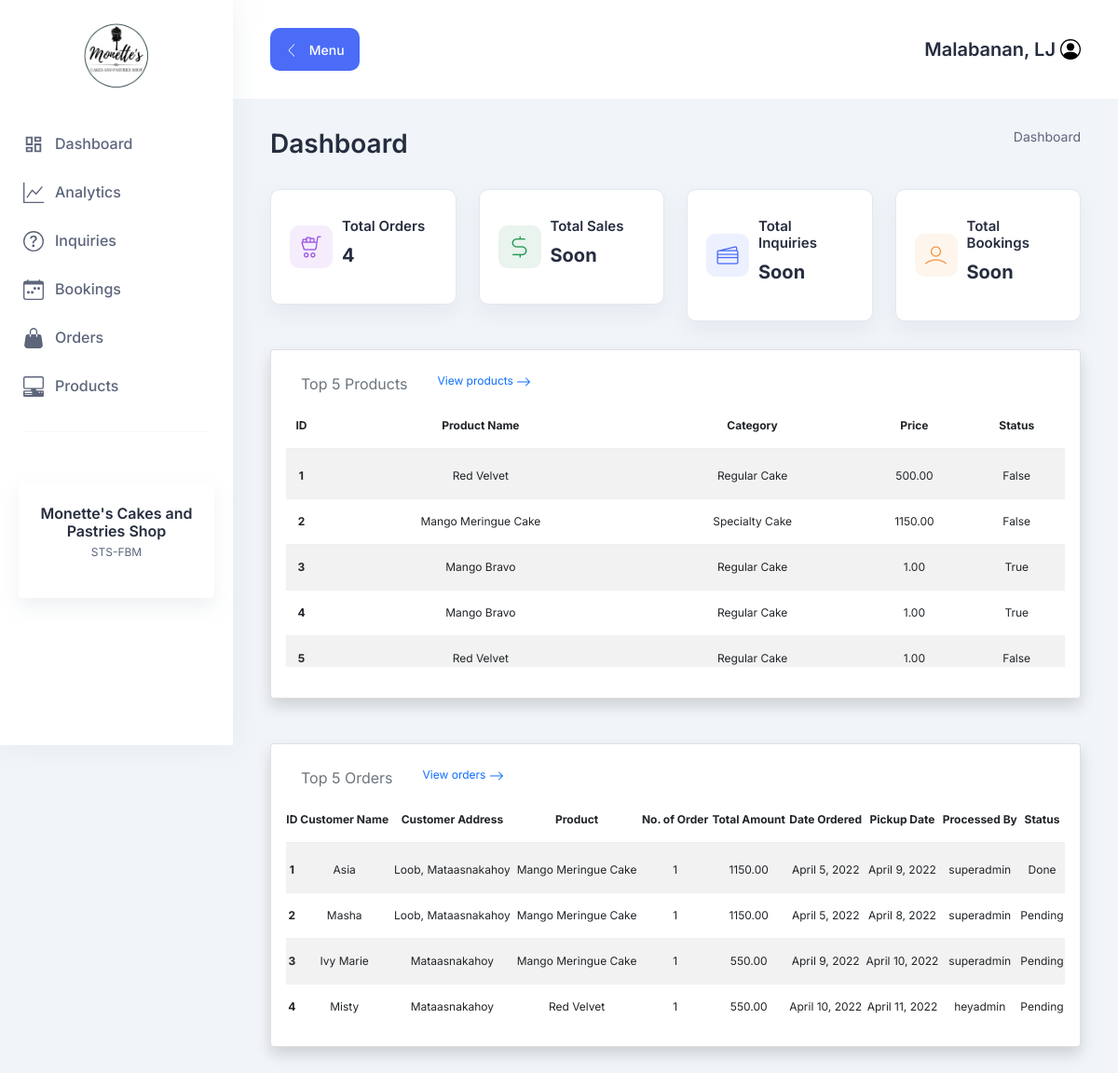
Screenshot of / (signed in) with the database file from the repository.
### accounts/models.py (models this page shows)
class User(AbstractUser):
    status = (
        ("Active" , "Active"),
        ("Inactive" , "Inactive"),
    )
    is_admin = models.BooleanField(default=False)
    is_staff = models.BooleanField(default=False)
    status = models.BooleanField(default=True)

### products/models.py (models this page shows)
class Products(models.Model):
    status = (
        ("Available" , "Available"),
        ("Not Available" , "Not Available"),
    )
    product_name = models.CharField(max_length=255)
    category = models.ForeignKey(Category, on_delete=models.CASCADE)
    price = models.DecimalField(max_digits=10, decimal_places=2)
    size = models.CharField(max_length=255, default=0)
    status = models.BooleanField(default=True)
    class Meta:
        verbose_name = "Products"
    def __str__(self):
        return self.product_name

class Category(models.Model):
    category = models.CharField(max_length=255)
    status = models.BooleanField(default=True)
    class Meta:
        verbose_name = "Category"
    def __str__(self):
        return self.category

### orders/models.py (models this page shows, shortened)
class Orders(models.Model):
    status = (
        ("Pending" , "Pending"),
        ("Done" , "Done"),
        ("Cancelled" , "Cancelled"),
        ("Late" , "Late")
    )
    customer_name = models.CharField(max_length=255)
    customer_address = models.CharField(max_length=255)
    products = models.ForeignKey(Products, on_delete=models.CASCADE)
    no_of_order = models.IntegerField()
    total_amount = models.DecimalField(max_digits=10, decimal_places=2)
    date_ordered = models.DateField(auto_now_add=True)
    pickup_date = models.DateField(auto_now_add=False)
    processed_by = models.CharField(max_length=255)
    notes = models.TextField()
    status = models.CharField(max_length=255, choices=status)
    class Meta:
        verbose_name = "Orders"

### dashboard/views.py (the view)
# urls.py: path("", homepage, name="homepage"),
@login_required
def homepage(request):
    template_name = "dashboard/homepage.html"
    orders = Orders.objects.all()[:5]
    products = Products.objects.all()[:5]
    total_orders = Orders.objects.all().count()
    context = {
        "orders" : orders,
        "products" : products,
        "total_orders" : total_orders
    }
    return render(request, template_name, context)

### dashboard/templates/dashboard/homepage.html
{% extends 'base.html' %} {% block body %}
<section class="section">
  <div class="container-fluid">
    <div class="title-wrapper pt-30">
      <div class="row align-items-center">
        <div class="col-md-6">
          <div class="title mb-30">
            <h2>Dashboard</h2>
          </div>
        </div>
        <div class="col-md-6">
          <div class="breadcrumb-wrapper mb-30">
            <nav aria-label="breadcrumb">
              <ol class="breadcrumb">
                <li class="breadcrumb-item">
                  <a href="/">Dashboard</a>
                </li>
              </ol>
            </nav>
          </div>
        </div>
      </div>
    </div>
    <div class="row">
      <div class="col-xl-3 col-lg-4 col-sm-6">
        <div class="icon-card mb-30">
          <div class="icon purple">
            <i class="lni lni-cart-full"></i>
          </div>
          <div class="content">
            <h6 class="mb-10">Total Orders</h6>
            <h3 class="text-bold mb-10">{{total_orders}}</h3>
          </div>
        </div>
      </div>
      <div class="col-xl-3 col-lg-4 col-sm-6">
        <div class="icon-card mb-30">
          <div class="icon success">
            <i class="lni lni-dollar"></i>
          </div>
          <div class="content">
            <h6 class="mb-10">Total Sales</h6>
            <h3 class="text-bold mb-10">Soon</h3>
          </div>
        </div>
      </div>
      <div class="col-xl-3 col-lg-4 col-sm-6">
        <div class="icon-card mb-30">
          <div class="icon primary">
            <i class="lni lni-credit-cards"></i>
          </div>
          <div class="content">
            <h6 class="mb-10">Total Inquiries</h6>
            <h3 class="text-bold mb-10">Soon</h3>
          </div>
        </div>
      </div>
      <div class="col-xl-3 col-lg-4 col-sm-6">
        <div class="icon-card mb-30">
          <div class="icon orange">
            <i class="lni lni-user"></i>
          </div>
          <div class="content">
            <h6 class="mb-10">Total Bookings</h6>
            <h3 class="text-bold mb-10">Soon</h3>
          </div>
        </div>
      </div>
    </div>
    <div class="dashboard-products">
      {% include "dashboard/products.html" %}
    </div>
    <div class="dashboard-orders mt-5">
      {% include "dashboard/orders.html" %}
    </div>
  </div>
</section>
{% endblock %}

### templates/navbar.html (shortened to what this page needs)
<header class="header">
  <div class="container-fluid">
    <div class="row">
      <div class="col-lg-5 col-md-5 col-6">
        <div class="header-left d-flex align-items-center">
          <div class="menu-toggle-btn mr-20">
            <button id="menu-toggle" class="main-btn primary-btn btn-hover">
              <i class="lni lni-chevron-left me-2"></i> Menu
            </button>
          </div>
        </div>
      </div>
      <div class="col-lg-7 col-md-7 col-6">
        <div class="header-right">
          <div class="profile-box ml-15">
            <button
              class="dropdown-toggle bg-transparent border-0"
              type="button"
              id="profile"
              data-bs-toggle="dropdown"
              aria-expanded="false"
            >
              <div class="profile-info">
                <div class="info">
                  <h4>{{user.last_name}}, {{user.first_name}}</h4>
                </div>
              </div>
            </button>
          </div>
        </div>
      </div>
    </div>
  </div>
</header>

### dashboard/templates/dashboard/products.html
<div class="card shadow rounded" style="font-size: 12px;">
  <div class="card-body">
    <table class="table table-striped">
      <ul class="nav">
        <li class="nav-item">
          <p class="nav-link active text-muted">Top 5 Products</p>
        </li>
        <li class="nav-item">
          <a class="nav-link text-decoration-none" href="{% url "products-list" %}">
            View products
            <svg xmlns="http://www.w3.org/2000/svg" width="16" height="16" fill="currentColor" class="bi bi-arrow-right" viewBox="0 0 16 16">
              <path fill-rule="evenodd" d="M1 8a.5.5 0 0 1 .5-.5h11.793l-3.147-3.146a.5.5 0 0 1 .708-.708l4 4a.5.5 0 0 1 0 .708l-4 4a.5.5 0 0 1-.708-.708L13.293 8.5H1.5A.5.5 0 0 1 1 8z"/>
            </svg>
          </a>
        </li>
      </ul>
      <thead>
        <tr class="text-center">
          <th scope="col">ID</th>
          <th scope="col">Product Name</th>
          <th scope="col">Category</th>
          <th scope="col">Price</th>
          <th scope="col">Status</th>
        </tr>
      </thead>
      <tbody>
        {% for list in products %}
          <tr class="text-center">
            <th scope="row">{{forloop.counter}}</th>
            <td>{{list.product_name}}</td>
            <td>{{list.category}}</td>
            <td>{{list.price}}</td>
            <td>{{list.status}}</td>
          </tr>
        {% endfor %}
        </tbody>
  </table>
</div>

### dashboard/templates/dashboard/orders.html
<div class="card shadow rounded" style="font-size:  12px;">
    <div class="card-body">
        <table class="table table-striped">
            <ul class="nav">
                <li class="nav-item">
                  <p class="nav-link active text-muted">Top 5 Orders</p>
                </li>
                <li class="nav-item">
                    <a class="nav-link text-decoration-none" href="{% url "orders-list" %}">
                        View orders
                        <svg xmlns="http://www.w3.org/2000/svg" width="16" height="16" fill="currentColor" class="bi bi-arrow-right" viewBox="0 0 16 16">
                          <path fill-rule="evenodd" d="M1 8a.5.5 0 0 1 .5-.5h11.793l-3.147-3.146a.5.5 0 0 1 .708-.708l4 4a.5.5 0 0 1 0 .708l-4 4a.5.5 0 0 1-.708-.708L13.293 8.5H1.5A.5.5 0 0 1 1 8z"/>
                        </svg>
                      </a>
                </li>
              </ul>
            <thead>
                <tr class="text-center">
                    <th  scope="col">ID </th>
                    <th scope="col">Customer Name</th>
                    <th scope="col">Customer Address</th>
                    <th scope="col">Product</th>
                    <th scope="col">No. of Order</th>
                    <th scope="col">Total Amount</th>
                    <th scope="col">Date Ordered</th>
                    <th scope="col">Pickup Date</th>
                    <th scope="col">Processed By</th>
                    <th scope="col">Status</th>
                </tr>
            </thead>
            <tbody>
                {% for list in orders %}
                <tr class="text-center">
                    <th scope="row">{{forloop.counter}}</th>
                    <td>{{list.customer_name}}</td>
                    <td>{{list.customer_address}}</td>
                    <td>{{list.products}}</td>
                    <td>{{list.no_of_order}}</td>
                    <td>{{list.total_amount}}</td>
                    <td>{{list.date_ordered}}</td>
                    <td>{{list.pickup_date}}</td>
                    <td>{{list.processed_by}}</td>
                    <td>{{list.status}}</td>
                </tr>
                {% endfor %}
            </tbody>
      </table>
    </div>
</div>

### rows the page displays
User: last_name "Malabanan", first_name "LJ"
Products: product_name "Red Velvet", category "Regular Cake", price "500.00", status "False"
Products: product_name "Mango Meringue Cake", category "Specialty Cake", price "1150.00", status "False"
Products: product_name "Mango Bravo", category "Regular Cake", price "1.00", status "True"
Products: product_name "Mango Bravo", category "Regular Cake", price "1.00", status "True"
Products: product_name "Red Velvet", category "Regular Cake", price "1.00", status "False"
Orders: customer_name "Asia", customer_address "Loob, Mataasnakahoy", products "Mango Meringue Cake", no_of_order "1", total_amount "1150.00", date_ordered "April 5, 2022", pickup_date "April 9, 2022", processed_by "superadmin", status "Done"
Orders: customer_name "Masha", customer_address "Loob, Mataasnakahoy", products "Mango Meringue Cake", no_of_order "1", total_amount "1150.00", date_ordered "April 5, 2022", pickup_date "April 8, 2022", processed_by "superadmin", status "Pending"
Orders: customer_name "Ivy Marie", customer_address "Mataasnakahoy", products "Mango Meringue Cake", no_of_order "1", total_amount "550.00", date_ordered "April 9, 2022", pickup_date "April 10, 2022", processed_by "superadmin", status "Pending"
Orders: customer_name "Misty", customer_address "Mataasnakahoy", products "Red Velvet", no_of_order "1", total_amount "550.00", date_ordered "April 10, 2022", pickup_date "April 11, 2022", processed_by "heyadmin", status "Pending"

### other values shown
{{ total_orders }} "4"
